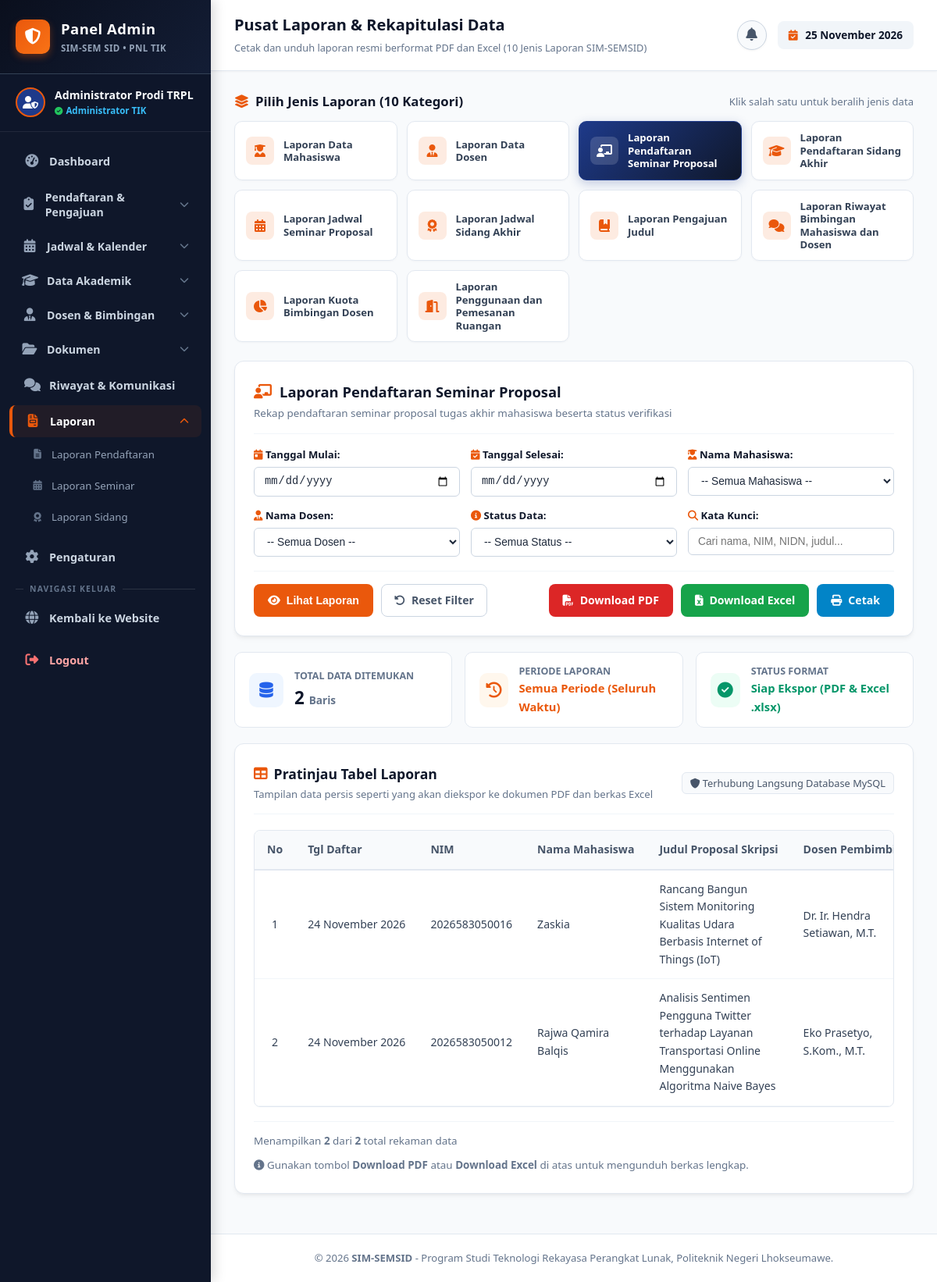
/admin_laporan.php?jenis=pendaftaran_seminar (signed in), run on the app's committed database.
### tables this page shows
CREATE TABLE `pendaftaran_seminar_sidang` (
  `id` int(11) NOT NULL AUTO_INCREMENT,
  `mahasiswa_id` int(11) NOT NULL,
  `jenis` enum('Seminar Proposal','Sidang Akhir Skripsi') NOT NULL,
  `kategori` enum('seminar','sidang') NOT NULL,
  `judul` varchar(255) NOT NULL,
  `dosen_pembimbing_id` int(11) NOT NULL,
  `dosen_penguji_id` int(11) NOT NULL,
  `ruangan_id` int(11) DEFAULT NULL,
  `tanggal` date DEFAULT NULL,
  `jam_mulai` time DEFAULT NULL,
  `jam_selesai` time DEFAULT NULL,
  `status` enum('Menunggu Verifikasi','Terjadwal','Sedang Berlangsung','Selesai','Ditolak') NOT NULL DEFAULT 'Menunggu Verifikasi',
  `berkas_dokumen` varchar(255) DEFAULT NULL,
  `catatan` text DEFAULT NULL,
  `created_at` timestamp NOT NULL DEFAULT current_timestamp(),
  `updated_at` timestamp NOT NULL DEFAULT current_timestamp() ON UPDATE current_timestamp(),
  PRIMARY KEY (`id`),
  KEY `fk_pendaftaran_mhs` (`mahasiswa_id`),
  KEY `fk_pendaftaran_pembimbing` (`dosen_pembimbing_id`),
  KEY `fk_pendaftaran_penguji` (`dosen_penguji_id`),
  KEY `fk_pendaftaran_ruangan` (`ruangan_id`),
  CONSTRAINT `fk_pendaftaran_mhs` FOREIGN KEY (`mahasiswa_id`) REFERENCES `mahasiswa` (`id`) ON DELETE CASCADE,
  CONSTRAINT `fk_pendaftaran_pembimbing` FOREIGN KEY (`dosen_pembimbing_id`) REFERENCES `dosen` (`id`),
  CONSTRAINT `fk_pendaftaran_penguji` FOREIGN KEY (`dosen_penguji_id`) REFERENCES `dosen` (`id`),
  CONSTRAINT `fk_pendaftaran_ruangan` FOREIGN KEY (`ruangan_id`) REFERENCES `ruangan` (`id`) ON DELETE SET NULL
);

CREATE TABLE `mahasiswa` (
  `id` int(11) NOT NULL AUTO_INCREMENT,
  `nim` varchar(25) NOT NULL,
  `nama` varchar(100) NOT NULL,
  `tanggal_lahir` date DEFAULT NULL,
  `password` varchar(255) NOT NULL,
  `is_password_changed` tinyint(1) DEFAULT 0,
  `program_studi` varchar(100) DEFAULT 'Teknologi Rekayasa Perangkat Lunak',
  `email` varchar(100) DEFAULT NULL,
  `no_hp` varchar(20) DEFAULT NULL,
  `created_at` timestamp NOT NULL DEFAULT current_timestamp(),
  PRIMARY KEY (`id`),
  UNIQUE KEY `nim` (`nim`)
);

### admin_laporan.php (the view, shortened to what the rows shown need)
<?php
require_once 'koneksi.php';
require_once 'laporan_helper.php';
$daftar_laporan = getDaftarJenisLaporan();
$jenis = trim($_GET['jenis'] ?? 'mahasiswa');
$info_laporan = $daftar_laporan[$jenis];
$filters = [
    'tanggal_mulai'   => trim($_GET['tanggal_mulai'] ?? ''),
    'tanggal_selesai' => trim($_GET['tanggal_selesai'] ?? ''),
    'status'          => trim($_GET['status'] ?? ''),
    'mahasiswa_id'    => (int)($_GET['mahasiswa_id'] ?? 0),
    'dosen_id'        => (int)($_GET['dosen_id'] ?? 0),
    'ruangan_id'      => (int)($_GET['ruangan_id'] ?? 0),
    'jenis_kegiatan'  => trim($_GET['jenis_kegiatan'] ?? ''),
    'search'          => trim($_GET['search'] ?? '')
];
$laporan_data = ambilDataLaporan($conn, $jenis, $filters);
$headers      = $laporan_data['headers'];
$rows         = $laporan_data['rows'];
?>
<!DOCTYPE html>
<html lang="id">
<head>
    <link rel="stylesheet" href="https://cdnjs.cloudflare.com/ajax/libs/font-awesome/6.4.0/css/all.min.css">
    <link rel="stylesheet" href="style.css">
    <link rel="stylesheet" href="admin_style.css">
</head>
<body class="admin-body">
    <?php include 'admin_sidebar.php'; ?>
    <div class="admin-main-wrapper">
        <header class="admin-topbar">
            <div class="admin-topbar-left">
                <div class="admin-topbar-title">
                    <h1>Pusat Laporan & Rekapitulasi Data</h1>
                </div>
            </div>
        </header>
        <main class="admin-content-body">
            <div class="admin-card-panel" style="margin-bottom: 20px;">
                <div class="admin-panel-header" style="border-bottom: 1px solid #f1f5f9; padding-bottom: 14px; margin-bottom: 16px;">
                    <div>
                        <h2 style="font-size: 1.15rem; color: var(--admin-navy); margin: 0; display: flex; align-items: center; gap: 10px;">
                            <i class="fas <?= $info_laporan['icon']; ?>" style="color: #ea580c;"></i>
                            <?= htmlspecialchars($info_laporan['judul']); ?>
                        </h2>
                    </div>
                </div>
            </div>
            <div class="admin-card-panel">
                <div class="admin-panel-header" style="padding-bottom: 14px; border-bottom: 1px solid #f1f5f9;">
                    <div>
                        <h2 style="font-size: 1.1rem; color: var(--admin-navy); margin: 0; display: flex; align-items: center; gap: 8px;">
                            <i class="fas fa-table" style="color: #ea580c;"></i> Pratinjau Tabel Laporan
                        </h2>
                    </div>
                </div>
                <div class="admin-table-responsive" style="margin-top: 12px; overflow-x: auto;">
                    <table class="admin-data-table">
                        <thead>
                            <tr>
                                <?php foreach ($headers as $col): ?>
                                    <th style="white-space: nowrap;"><?= htmlspecialchars($col); ?></th>
                                <?php endforeach; ?>
                            </tr>
                        </thead>
                        <tbody>
                            <?php if (empty($rows)): ?>
                                <tr>
                                    <td colspan="<?= count($headers); ?>" style="text-align: center; padding: 40px; color: #94a3b8;">
                                        <i class="fas fa-folder-open" style="font-size: 2.8rem; color: #cbd5e1; margin-bottom: 10px; display: block;"></i>
                                        <strong style="font-size: 1rem; color: #64748b;">Tidak Ada Data Ditemukan</strong>
                                        <p style="margin: 4px 0 0 0; font-size: 0.85rem;">Tidak ada rekaman data yang cocok dengan kriteria filter yang Anda tentukan.</p>
                                    </td>
                                </tr>
                            <?php else: ?>
                                <?php foreach ($rows as $item): ?>
                                    <tr>
                                        <?php foreach ($item as $key => $val): ?>
                                            <?php
                                                $align_style = '';
                                                if ($key === 'no' || $key === 'nim' || $key === 'nidn' || $key === 'tanggal' || $key === 'waktu' || $key === 'tgl_daftar') {
                                                    $align_style = 'text-align: center; white-space: nowrap;';
                                                }
                                            ?>
                                            <td style="<?= $align_style; ?>">
                                                <?php if ($key === 'status'): ?>
                                                    <?php
                                                        $badge_bg = '#f1f5f9';
                                                        $badge_color = '#334155';
                                                        if (in_array($val, ['Terjadwal', 'Disetujui', 'Diterima', 'Aktif', 'Tersedia', 'Selesai'])) {
                                                            $badge_bg = '#dcfce7'; $badge_color = '#15803d';
                                                        } elseif (in_array($val, ['Menunggu Verifikasi', 'Menunggu', 'Sedang Diperiksa', 'Sedang Berlangsung'])) {
                                                            $badge_bg = '#fef3c7'; $badge_color = '#b45309';
                                                        } elseif (in_array($val, ['Ditolak', 'Tidak Aktif', 'Penuh', 'Perlu Revisi'])) {
                                                            $badge_bg = '#fee2e2'; $badge_color = '#b91c1c';
                                                        }
                                                    ?>
                                                    <span class="badge-status-pill" style="background: <?= $badge_bg; ?>; color: <?= $badge_color; ?>;">
                                                        <?= htmlspecialchars($val); ?>
                                                    </span>
                                                <?php elseif ($key === 'jadwal'): ?>
                                                    <div style="font-size: 0.82rem; line-height: 1.35;"><?= $val; ?></div>
                                                <?php else: ?>
                                                    <?= htmlspecialchars($val); ?>
                                                <?php endif; ?>
                                            </td>
                                        <?php endforeach; ?>
                                    </tr>
                                <?php endforeach; ?>
                            <?php endif; ?>
                        </tbody>
                    </table>
                </div>
            </div>
        </main>
    </div>
</body>
</html>

### data on the page
pendaftaran_seminar_sidang: val "1", val "24 November 2026", mahasiswa.nim "2026583050016", mahasiswa.nama "Zaskia", judul "Rancang Bangun Sistem Monitoring Kualitas Udara Berbasis Internet of Things (IoT)", val "Dr. Ir. Hendra Setiawan, M.T."
pendaftaran_seminar_sidang: val "2", val "24 November 2026", mahasiswa.nim "2026583050012", mahasiswa.nama "Rajwa Qamira Balqis", judul "Analisis Sentimen Pengguna Twitter terhadap Layanan Transportasi Online Menggunakan Algoritma Naive Bayes", val "Eko Prasetyo, S.Kom., M.T."

### other printed values
$admin_nama_tampil "Administrator Prodi TRPL"
$lap['judul'] "Laporan Data Mahasiswa"
$lap['judul'] "Laporan Data Dosen"
$lap['judul'] "Laporan Pendaftaran Seminar Proposal"
$lap['judul'] "Laporan Pendaftaran Sidang Akhir"
$lap['judul'] "Laporan Jadwal Seminar Proposal"
$lap['judul'] "Laporan Jadwal Sidang Akhir"
$lap['judul'] "Laporan Pengajuan Judul"
$lap['judul'] "Laporan Riwayat Bimbingan Mahasiswa dan Dosen"
$lap['judul'] "Laporan Kuota Bimbingan Dosen"
$lap['judul'] "Laporan Penggunaan dan Pemesanan Ruangan"
$info_laporan['judul'] "Laporan Pendaftaran Seminar Proposal"
$info_laporan['deskripsi'] "Rekap pendaftaran seminar proposal tugas akhir mahasiswa beserta status verifikasi"
$meta['total_data'] "2"
$meta['periode'] "Semua Periode (Seluruh Waktu)"
